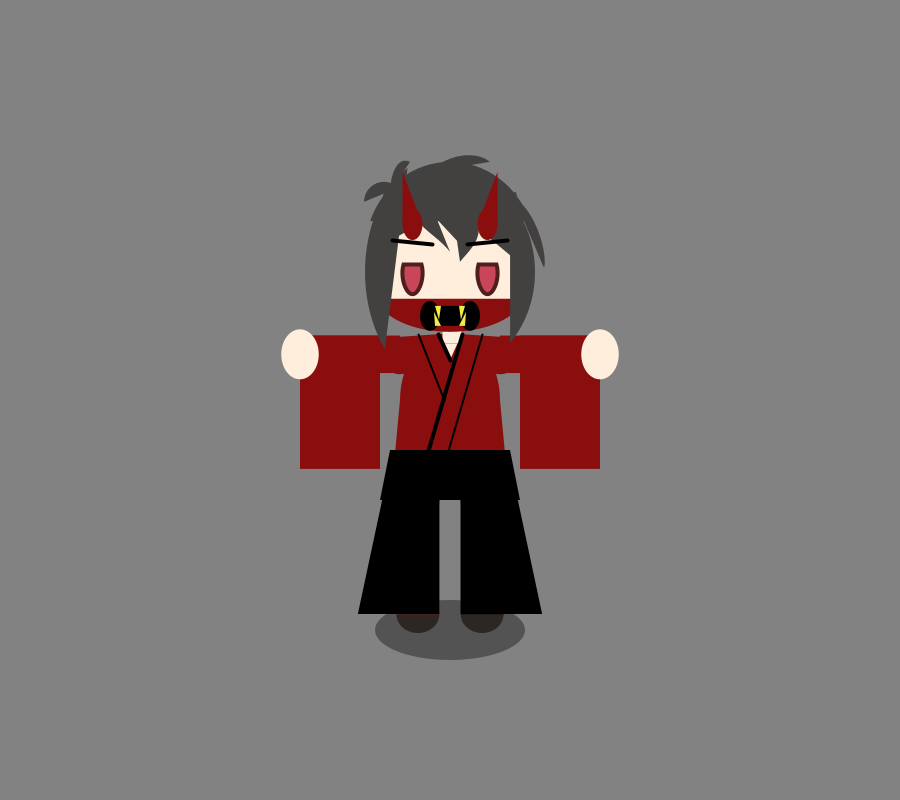
Frame 1 (no input)
Frame 60 (the mouse pressed at the canvas centre just before this capture): identical to frame 1, image omitted
Frame 120 (the mouse held since frame 60 and released just before this capture): identical to frame 1, image omitted

The Processing sketch that drew this single still picture (run headless with seeded random() and noise(); from frame 60 on, the mouse is pressed at the canvas centre):

// Processing sketch: drawingBoard_Boss
// ── drawingBoard_Boss.pde
void setup(){
  size(900,800);
  //fullScreen();
}
float characterHeight=200;
float characterWidth=75;

color skin= color(255,238,220);
color uniform= color(139,14,14);
color shoe=color (45,39,35);
color eye= color(200,70,88);
color eyeDark= color(79,31,31);
color yellowLine= color(109,103,63);
color hair=color(67,64,64);
color shadow= color(50,150);
color bottom=color(0);
color teeth= color(242,237,68);
color falseColor= color(53,51,65);

void draw(){
  background(130);
  //base human
  pushMatrix();
  translate(width/2,height/2);
  scale(2);
  noStroke();
  fill(shadow);
  ellipse(0,characterHeight/2+15,characterWidth,30);
  
  
  
  //arm,left
  pushMatrix();
  fill(uniform);
  translate(-(characterWidth/3*2)/2,-(characterHeight/3)/3);
  rect(0,-characterHeight/20,-characterWidth/1.5,characterWidth/4);
  rect(-10,-characterHeight/20,-characterWidth/1.5+10,characterHeight/3);
  fill(skin);
  ellipse(-characterWidth/1.5,-characterHeight/20+(characterWidth/4)/2,characterWidth/4,characterWidth/3);
  
  popMatrix();
  
  //arm,right
  pushMatrix();
  fill(uniform);
  translate((characterWidth/3*2)/2,-(characterHeight/3)/3);
  rect(0,-characterHeight/20,characterWidth/1.5,characterWidth/4);
  rect(10,-characterHeight/20,characterWidth/1.5-10,characterHeight/3);
  fill(skin);
  ellipse(characterWidth/1.5,-characterHeight/20+(characterWidth/4)/2,characterWidth/4,characterWidth/3);
  
  popMatrix();
 
  
  
  fill(uniform);

  //shoulder
  //Left
  triangle(-(characterWidth/3*2)/2,-(characterHeight/3)/3-((characterWidth/4)/2),0,-characterHeight/3/2,0,0);
  ellipse(-(characterWidth/3*2)/2,-(characterHeight/3)/3,characterWidth/4,characterWidth/4);
  //Right
   triangle((characterWidth/3*2)/2,-(characterHeight/3)/3-((characterWidth/4)/2),0,-characterHeight/3/2,0,0);
   ellipse((characterWidth/3*2)/2,-(characterHeight/3)/3,characterWidth/4,characterWidth/4);
   
    //body
  ellipse(0,0,characterWidth/3*2,characterHeight/3);
  ellipse(0,(characterHeight/3)/2,characterWidth/4*3,(characterHeight/3)/2);
  triangle(characterWidth/3,0,(characterWidth/4*3)/2,(characterHeight/3)/2,0,(characterHeight/3)/2);
  triangle(-characterWidth/3,0,-(characterWidth/4*3)/2,(characterHeight/3)/2,0,(characterHeight/3)/2);
  

  
  fill(bottom);
  quad(-30,25,30,25,35,50,-35,50);
  
  fill(uniform);
 
  noStroke();
  
  //neck
  fill(skin);
  rect(-(characterWidth/10)/2,-(characterHeight/3)/2+5,characterWidth/10+2,-characterHeight/10);
  triangle(-(characterWidth/10)/2,-(characterHeight/3)/2+5,-(characterWidth/10)/2+characterWidth/10,-(characterHeight/3)/2+5,0,-20);
  
  
  stroke(0);
  strokeWeight(2);
  line(6,-33,-15,39);
  
  line(-6,-33,0,-20);
  strokeWeight(1);
  
  line(6+10,-33,-15+10,39);
  line(-6-10,-33,-3,0);
  noStroke();
  
  
  
  
  pushMatrix();
  fill(bottom);
  //legs, left
  translate(-(characterWidth/4*3)/3.5,(characterHeight/3)/2+((characterHeight/3)/2)/2);
  ellipse(0,0,characterWidth/3.5,characterWidth/3.5);
  fill(shoe);
  ellipse(0,characterHeight/3.5,characterWidth/3.5,characterWidth/4);
  fill(uniform);
  rect(-(characterWidth/3.5)/2,0,characterWidth/3.5,characterHeight/3.5);
  fill(bottom);
  quad(-characterWidth/3.5/2-5,-10,characterWidth/3.5/2,-10,characterWidth/3.5/2,57,-30,57);

  
  popMatrix();
  
  
  //leg, right
  pushMatrix();
  fill(bottom);
  translate((characterWidth/4*3)/3.5,(characterHeight/3)/2+((characterHeight/3)/2)/2);
  ellipse(0,0,characterWidth/3.5,characterWidth/3.5);
  fill(shoe);
  ellipse(0,characterHeight/3.5,characterWidth/3.5,characterWidth/4);
  fill(bottom);
  rect(-(characterWidth/3.5)/2,0,characterWidth/3.5,characterHeight/3.5);
  fill(bottom);
  quad(characterWidth/3.5/2+5,-10,-characterWidth/3.5/2,-10,-characterWidth/3.5/2,57,30,57);


   
  popMatrix();
  
  //head
  fill(skin);
  pushMatrix();
  translate(0,-characterHeight/2.7);
  ellipse(0,0,characterWidth,characterHeight/3);
  ellipse(-characterWidth/3,(characterHeight/3)/3,20,20);
  ellipse(characterWidth/3,(characterHeight/3)/3,20,20);
  //stroke(0);
  //line(0,0,0,(characterHeight/3)/2+5);
  //line((-characterWidth/3),(characterHeight/3)/3+10,0,(characterHeight/3)/2+5);
  triangle(0,0,0,(characterHeight/3)/2+5,(-characterWidth/3),(characterHeight/3)/3+10);
  triangle(0,0,0,(characterHeight/3)/2+5,-(-characterWidth/3),(characterHeight/3)/3+10);
 
  arc(0,0,characterWidth/1,characterHeight/2.5,-PI,0);
  
   fill(uniform);
  arc(0,20,characterWidth,40,radians(10),radians(170),CLOSE);
  
  
  //hair
  fill(hair);
  arc(0,0,characterWidth/1+10,characterHeight/2.5+10,radians(-160),radians(-20),OPEN);
    
  curve(40,40,0,0,-10,-25,100,-50);
  curve(-30,10,5,5,0,-30,-150,-100);
  

  triangle(-10,-20,4,-5,4,-30);
  triangle(4,-20,40,10,33,-30);
  triangle(-4,-20,-40,0,-33,-30);
  arc(0,10,characterWidth/1+10,characterHeight/2.5+40,radians(-220),radians(-120),OPEN);
  arc(0,10,characterWidth/1+10,characterHeight/2.5+20,radians(-45),radians(45),OPEN);
  arc(-33,-25,20,20,radians(-180),radians(-45),OPEN);
  curve(-20,0,-10,-40,20,-45,40,0);
  curve(-20,0,-30,-30,-20,-45,10,-10);

  curve(-20,-30,32,-27,47,8,20,10);

  fill(uniform);
  ellipse(-characterWidth/4,(characterHeight/3)/6-25,10,16);
  ellipse(characterWidth/4,(characterHeight/3)/6-25,10,16);
  
  triangle(-characterWidth/4-5,(characterHeight/3)/6-25,-characterWidth/4+5,(characterHeight/3)/6-25,-characterWidth/4-5,-40);
  triangle(characterWidth/4-5,(characterHeight/3)/6-25,characterWidth/4+5,(characterHeight/3)/6-25,characterWidth/4+5,-40);


  //eye,left
  stroke(eyeDark);
  strokeWeight(2);
  fill(eye);
  arc(-characterWidth/4,(characterHeight/3)/6,10,20,radians(-30),radians(210),CLOSE);
  
  
  //eye,right
  fill(eye);
  arc(characterWidth/4,(characterHeight/3)/6,10,20,radians(-30),radians(210),CLOSE);
  
  noStroke();

//brows
stroke(0);
//left
line(-characterWidth/4+10,(characterHeight/3)/6-15,-characterWidth/4-10,(characterHeight/3)/6-17);
line(characterWidth/4-10,(characterHeight/3)/6-15,characterWidth/4+10,(characterHeight/3)/6-17);

noStroke();
//mouth
//line(5,characterHeight/3/2.3,-5,characterHeight/3/2.3);
fill(0);
rect(-10,27,20,10);
ellipse(-10,32,10,15);
ellipse(10,32,10,15);

fill(teeth);
triangle(-7.5,27,-4.5,27,-5.5,34);
triangle(7.5,27,4.5,27,5.5,34);
triangle(-7.5,37,-4.5,37,-8,30);
triangle(7.5,37,4.5,37,8,30);
//rect(-3,27,6,3);
//rect(-3,37,6,-3);



noStroke();

  
  
  popMatrix();
  
  
  popMatrix();
}
